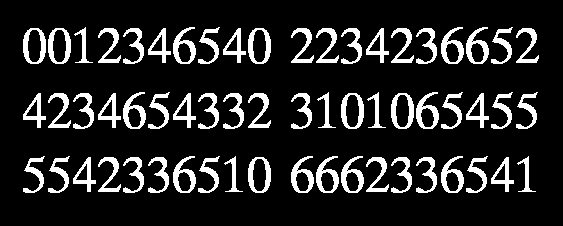
%> input picture numbers.tif, 563 x 226 px
$ octave QP9_9_b.m   (GNU Octave 9; MATLAB toolbox functions it lacks are replaced by stand-ins)
%> lines starting %> are read from the running program, lines starting %| are printed output that depends on the picture; in (x1, y1, x2, y2) boxes, pixels count from 0 and x2, y2 are one past the last pixel; in counts of white or black regions, pixels touching at a corner belong together; the program's own positions count from 1
### morphoOpenByReconstruction.m
function [OR,k] = morphoOpenByReconstruction(MARKER, MASK)
    k = 2;

    B = [1 1 1; 1 1 1; 1 1 1];

    OR_prev = imdilate(MARKER, B) & MASK;
    OR = imdilate(OR_prev, B) & MASK;

    while sum(sum(OR ~= OR_prev))
        OR_prev = OR;
        OR = imdilate(OR_prev, B) & MASK;
        k = k + 1;
    end
end

### QP9_9_b.m
img = imread('numbers.tif');
%> img: size 226x563 logical; 14% white; 60 white regions, largest, box (x1, y1, x2, y2) and area: (173, 27, 196, 64) 361, (441, 27, 464, 64) 361, (466, 27, 489, 64) 361
figure(1);
imshow(img);
B = ones(35,1);
MARKER = imerode(img,B);
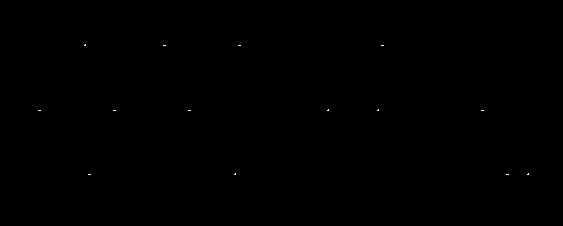
%> MARKER: size 226x563 logical; 0.03% white in thin lines or dots, all inside (x1, y1, x2, y2) = (38, 44, 529, 175)
figure(2);
imshow(MARKER)
[out,k] = morphoOpenByReconstruction(MARKER,img);
%> in morphoOpenByReconstruction, `OR_prev = imdilate(MARKER, B) & MASK;`:
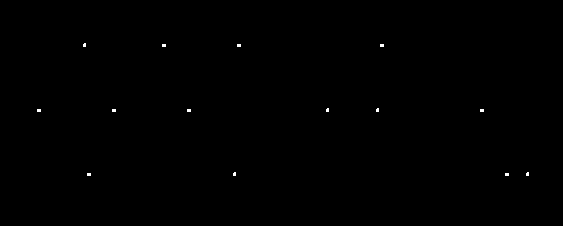
%> OR_prev: size 226x563 logical; 0.13% white in thin lines or dots, all inside (x1, y1, x2, y2) = (37, 43, 529, 176)
%> in morphoOpenByReconstruction, `OR = imdilate(OR_prev, B) & MASK;`:
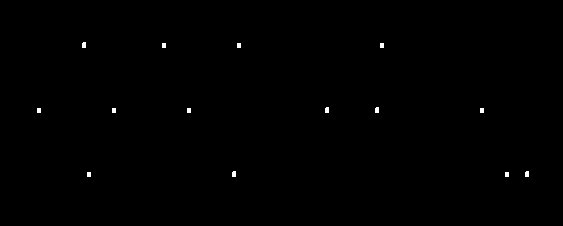
%> OR: size 226x563 logical; 0.23% white; 14 white regions, largest, box (x1, y1, x2, y2) and area: (82, 42, 86, 48) 23, (325, 107, 329, 113) 23, (375, 107, 379, 113) 23
%> the loop in morphoOpenByReconstruction, `while sum(sum(OR ~= OR_prev))` made 21 passes
%> pass 2, in morphoOpenByReconstruction, `OR = imdilate(OR_prev, B) & MASK;`:
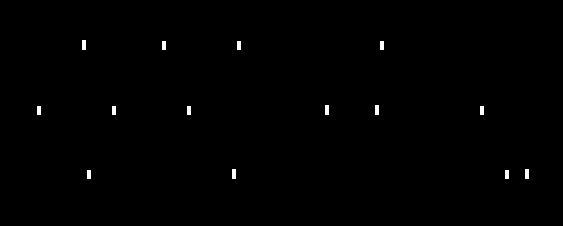
%> OR: size 226x563 logical; 0.41% white; 14 white regions, largest, box (x1, y1, x2, y2) and area: (82, 40, 86, 50) 40, (325, 105, 329, 115) 40, (375, 105, 379, 115) 40
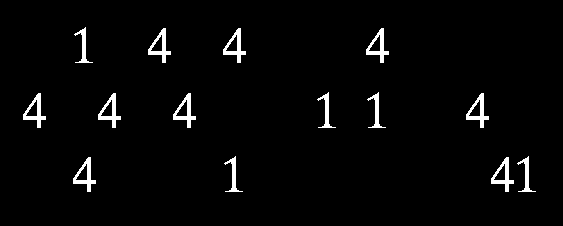
%> out: size 226x563 logical; 2.7% white; 14 white regions, largest, box (x1, y1, x2, y2) and area: (148, 28, 171, 63) 279, (223, 28, 246, 63) 279, (366, 28, 389, 63) 279
%> k = 23
figure(3);
imshow(out);
